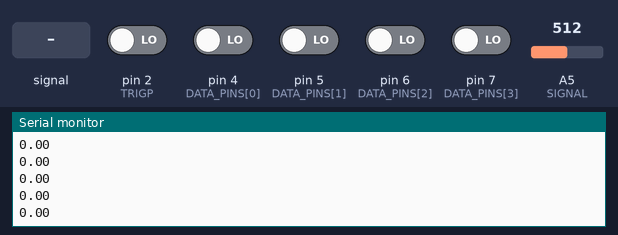
A sketch run on a simulated Arduino Uno, built with avr-gcc and run on an emulated ATmega328P. Parts: the last lines printed to the serial monitor. The test bench sets the inputs (shaded band); at power-on: pin 2 (TRIGP), pin 4 (DATA_PINS[0]), pin 5 (DATA_PINS[1]), pin 6 (DATA_PINS[2]), pin 7 (DATA_PINS[3]) LOW, A5 (SIGNAL) = 512. WiFi joins after 1.5 s; servers stay silent unless stated.

Above: at 1.2 s.
1.3 s: pin 2 (TRIGP) driven HIGH
At 1.31 s:
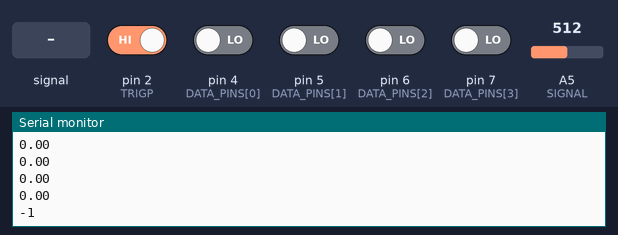
2.8 s: pin 4 (DATA_PINS[0]) driven HIGH
At 2.82 s:
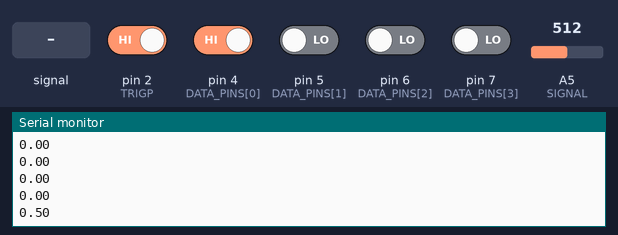
4.3 s: A5 (SIGNAL) fed a 200 Hz sine of ±81 counts around its level
At 4.33 s:
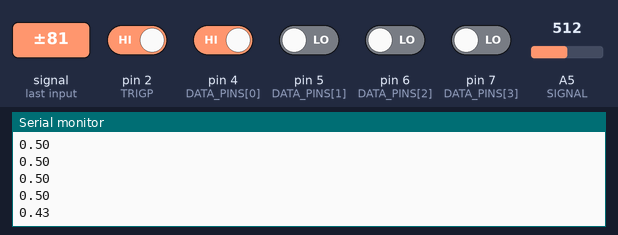
5.8 s: A5 (SIGNAL) set to 716
At 5.84 s:
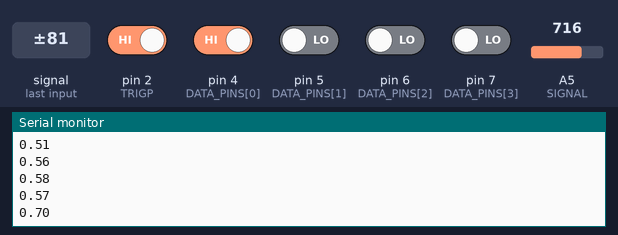
7.3 s: pin 5 (DATA_PINS[1]) driven HIGH
At 7.35 s:
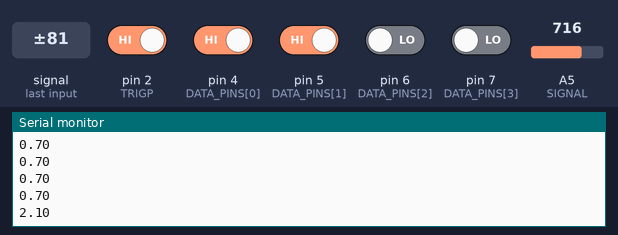
8.8 s: pin 6 (DATA_PINS[2]) driven HIGH
At 8.85 s:
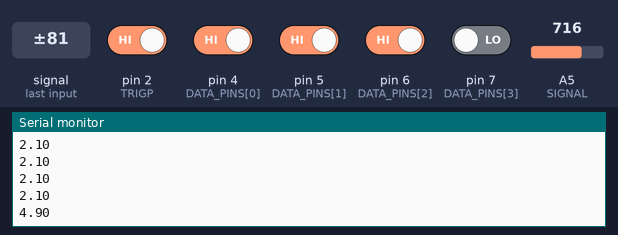
Timing chart, 0 to 11.3 s (numbered marks = the images above; inputs shaded):
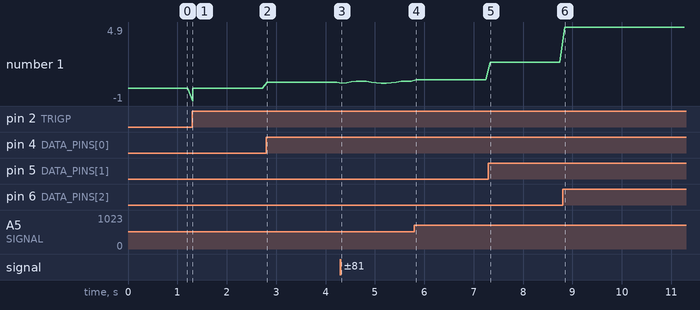

Measured:
- after the input at 1.3 s, the serial monitor: prints a new line at once (image 1)
- after the input at 2.8 s, the serial monitor: prints a new line at once (image 2)
- after the input at 4.3 s, the serial monitor: prints a new line at once (image 3)
- after the input at 5.8 s, the serial monitor: prints a new line at once (image 4)
- after the input at 7.3 s, the serial monitor: prints a new line at once (image 5)
- after the input at 8.8 s, the serial monitor: prints a new line after 0.05 s (image 6)
- plotted number 1: 0 → 0.5 after the input at 2.8 s, 0.5 → 0.57 after the input at 4.3 s, 0.57 → 0.7 after the input at 5.8 s, 0.7 → 2.1 after the input at 7.3 s, 2.1 → 4.9 after the input at 8.8 s

The sketch:

sensor.ino
```cpp
/*
 Sensor

 Purpose: start acquiring data on trigger and send it to a remote
 location.

 */

#include <SPI.h>
#include <Ethernet.h>

/* Ethernet settings */
byte MAC[] = {
  0x90, 0xA2, 0xDA, 0x0F, 0x1C, 0x12};
const IPAddress IP(192, 168, 254, 3);
const int PORT = 23;
EthernetServer server(PORT);

/* Pins for range, measurement and trigger signal */
#define TRIG 0 /* interrupt 0 = pin 2 */
#define TRIGP 2
#define SIGNAL A5 /* analog pin 5 = pin  14 */
int DATA_PINS[] = {
  4,5,6,7};
unsigned int range = 0;
volatile int trigd = 0;

byte getrange();
float getsignal();
void trigger();

void setup()
{
  pinMode(TRIGP, INPUT);
  digitalWrite(TRIGP, LOW);  /* Pull the pin down - testing */
  /* Set signal and range pins to input */
  pinMode(SIGNAL, INPUT);
  for (int i=0;i<4;i++)
    pinMode(DATA_PINS[i], INPUT);

  Serial.begin(9600);
  Ethernet.begin(MAC, IP);
  server.begin();
  attachInterrupt(TRIG, trigger, RISING); /* interrupt on rising edge */
}

void loop()
{
  if (trigd){
    /* Reset trigger signal and report a trigger to serial */
    trigd = 0;
    Serial.println(-1);
  }
  getrange();
  Serial.println(getsignal());
  delay(100);
}

byte getrange()
{
  byte ret = 0;
  for (int i=0;i<4;i++) {
    byte temp = digitalRead(DATA_PINS[i]);
    ret |= temp << i;
  }
  range = ret;
  return ret;
}

float getsignal()
{
  int signal = analogRead(SIGNAL);
  return signal / 1023.0 * range;
}

void trigger()
{
  trigd = 1;
}
```
